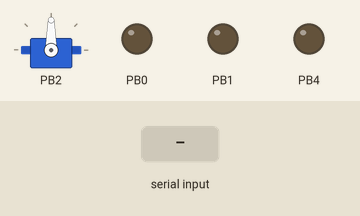
Simulated run of this sketch. Board: ATtiny85, built for the host (arithmetic inside an expression is 32-bit, double 64-bit). Parts: servo, output pins drawn as LEDs (lit = HIGH). The inputs (shaded band) are chosen by the test bench.

Above: at 1.8 s.
1.9 s: "1" received over the second serial link
At 2.3 s:
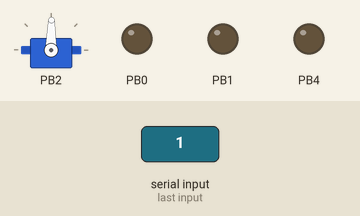
3.4 s: "0" received over the second serial link
At 4.7 s:
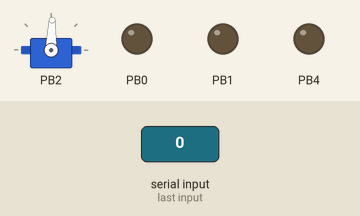
Timing chart, 0 to 15.8 s (numbered marks = the images above; inputs shaded):
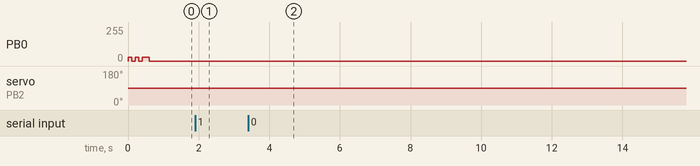

The sketch:

rx-3ch-0.1-x85-esc.ino
```cpp
//----------------------------------------------------------------------------------------------
// RX part for rc car with esc (ATtiny85 based and esc by motor driver chip)
// cmd package format:
//    first byte:  0-99 steering level
//    second byte: 100-199 throttle level
//    third byte:  210-211 switch (optional)
//----------------------------------------------------------------------------------------------
#include <SoftwareSerial.h>
#include <SoftwareServo.h>

// SETTINGS
#define IS_REVERSE_STEERING false
#define STEERING_MIN 30    // 0..90, 90 - center
#define STEERING_MAX 150   // 90..180, 90 - center
#define ENGINE_MAX 255     // 0..255
#define STEERING_SMOOTH 1  // 1..n, n - more smooth
#define ENGINE_SMOOTH 2    // 1..n, n - more smooth

#define RX_PIN PIN_PB3
#define TX_PIN PIN_PB4
#define STEERING_PIN PIN_PB2
#define ENGINE_PIN_FWD PIN_PB0
#define ENGINE_PIN_BWD PIN_PB1


SoftwareSerial swSerial(RX_PIN, TX_PIN);
SoftwareServo steeringServo;
byte steeringCmd = 50;
byte engineCmd = 50;
byte lightCmd = 0;
int failSafe = 0;


void setup() {
  swSerial.begin(9600);
  pinMode(ENGINE_PIN_FWD, OUTPUT);
  pinMode(ENGINE_PIN_BWD, OUTPUT);
  pinMode(TX_PIN, OUTPUT);
  steeringServo.attach(STEERING_PIN);
  //steeringServo.setMinimumPulse(850);
  //steeringServo.setMaximumPulse(2000);
  imAlive();
}


void loop() {
  if (swSerial.available() > 0) {
    byte incomingByte = swSerial.read();
    //swSerial.println(incomingByte);
    if (incomingByte >= 0 && incomingByte <= 99) {           // steering
      steeringCmd = steeringCmd + ((incomingByte - steeringCmd) / STEERING_SMOOTH);
    }
    else if (incomingByte >= 100 && incomingByte <= 199) {   // engine
      engineCmd = engineCmd + (((incomingByte - 100) - engineCmd) / ENGINE_SMOOTH);
    }
    else if (incomingByte >= 210 && incomingByte <= 211) {   // light
      lightCmd = incomingByte - 210;
    }
    updateActuators(steeringCmd, engineCmd, lightCmd);
    failSafe = 0;
    //swSerial.print(steeringCmd); swSerial.print(" | "); swSerial.print(engineCmd); swSerial.print(" | "); swSerial.println(lightCmd);
  } else {
    if (failSafe > 10000) {
      updateActuators(50, 50, 0);
    }
    failSafe++;
  }
}


void updateActuators(byte steeringValue, byte engineValue, byte lightValue) {
  steeringServo.write(IS_REVERSE_STEERING ? map(steeringValue, 0, 99, STEERING_MAX, STEERING_MIN) : map(steeringValue, 0, 99, STEERING_MIN, STEERING_MAX));
  delay(20);
  steeringServo.refresh();
  if (engineValue > 53) {
    analogWrite(ENGINE_PIN_FWD, map(engineValue, 53, 99, 10, ENGINE_MAX));
    analogWrite(ENGINE_PIN_BWD, 0);
  } else  if (engineValue < 48) {
    analogWrite(ENGINE_PIN_FWD, 0);
    analogWrite(ENGINE_PIN_BWD, map(engineValue, 47, 0, 10, ENGINE_MAX));
  } else {
    analogWrite(ENGINE_PIN_FWD, 0);
    analogWrite(ENGINE_PIN_BWD, 0);
  }
  if (lightValue == 1) {
    digitalWrite(TX_PIN, HIGH);
  } else {
    digitalWrite(TX_PIN, LOW);
  }
}


void imAlive() {
  analogWrite(ENGINE_PIN_BWD, 0);
  analogWrite(ENGINE_PIN_FWD, 30); delay(100);
  analogWrite(ENGINE_PIN_FWD, 0);  delay(100);
  analogWrite(ENGINE_PIN_FWD, 30); delay(100);
  analogWrite(ENGINE_PIN_FWD, 0);  delay(100);
  analogWrite(ENGINE_PIN_FWD, 30); delay(200);
  analogWrite(ENGINE_PIN_FWD, 0);
}
```

Measured:
- after the input at 1.9 s, servo on PB2: 90° → 89° at once
- after the input at 3.4 s, servo on PB2: 89° → 88° at once, → 90° 11.0 s later
